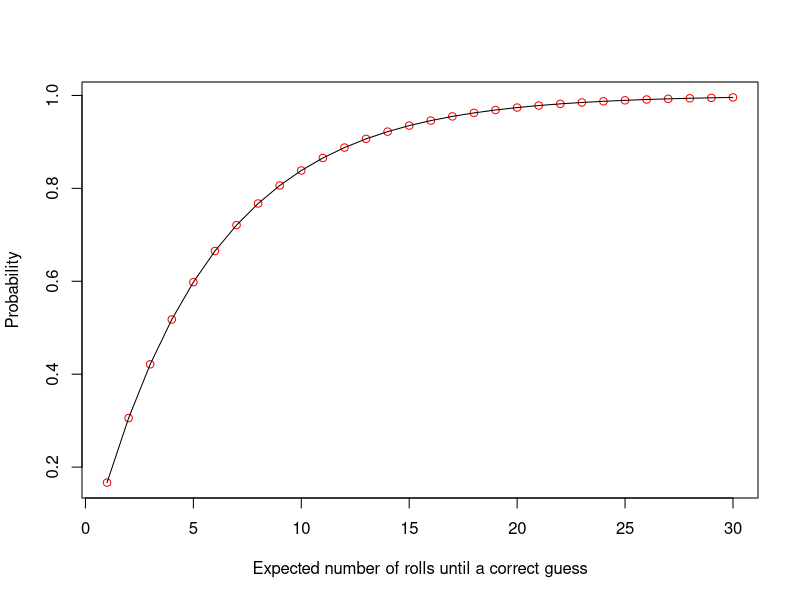

Reproduce this figure in R.
## ---- chunk 1
x <- 1:30
y <- 1 - (5 / 6) ^ x
plot(x, y, xlab="Expected number of rolls until a correct guess",
     ylab="Probability", col="red")
lines(x, y)
